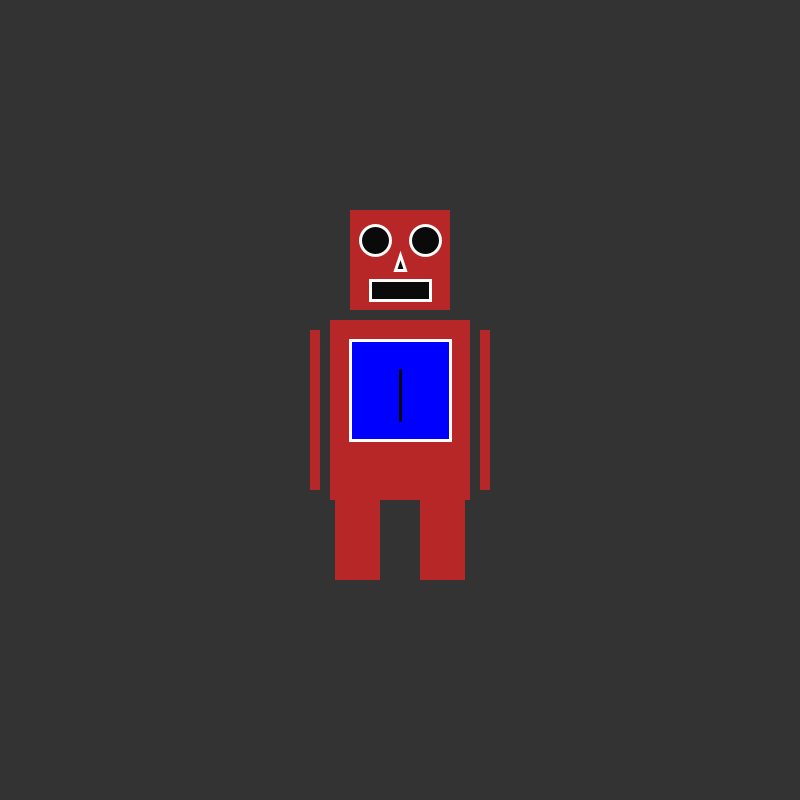
Frame 1 (no input)
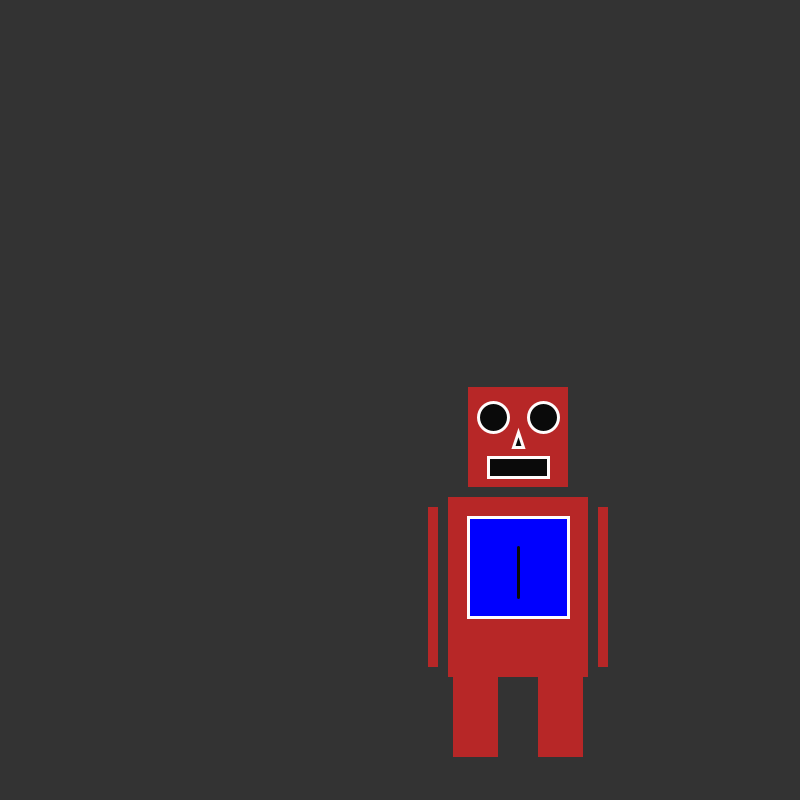
Frame 60 (the mouse pressed at the canvas centre just before this capture)
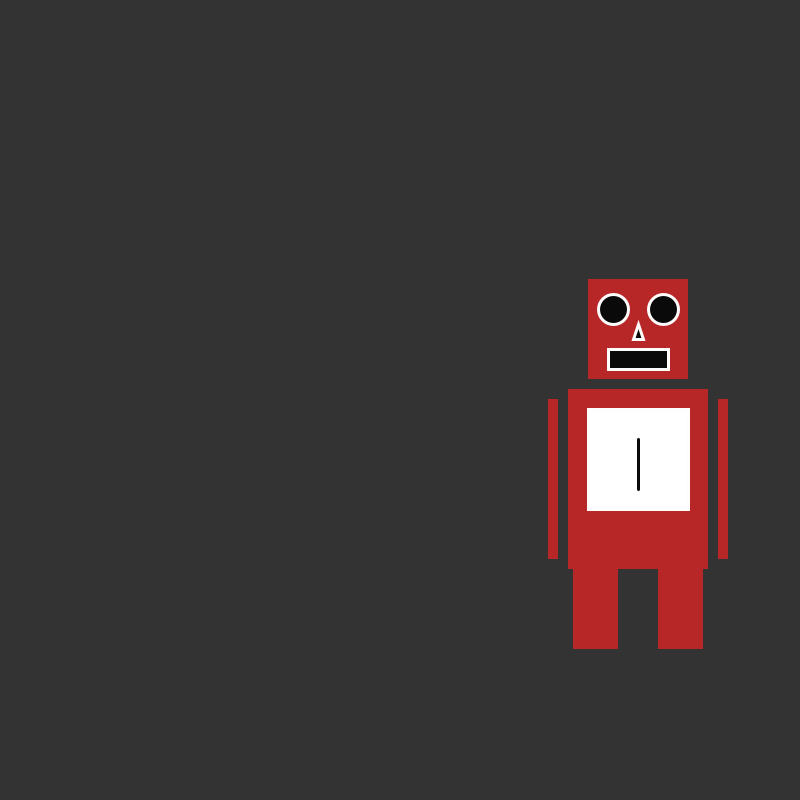
Frame 120 (the mouse held since frame 60 and released just before this capture)

The Processing sketch that drew these frames (run headless with seeded random() and noise(); from frame 60 on, the mouse is pressed at the canvas centre):

// Processing sketch: processing_145125
// ── processing_145125.pde

int x, y;
int v = 2;
int vy = 3;

void setup(){
size(800,800);
x = width/2;
y = height/2;
}


void draw(){
background(51);
noStroke();
fill(183,39,39);
rect(x-90,y-70,10,160);//bras dret
rect(x+80,y-70,10,160);//bras esquerre 
rect(x-50,y-190,100,100);//Cap
rect(x-70,y-80,140,180);//cuerpo principal

rect(x-65,y+100,45,80);//fut
rect(x+20,y+100,45,80);//fut

fill(10,10,10);
stroke(255,252,252);
strokeWeight(3);
ellipse(x-25,y-160,30,30);//ull dret
ellipse(x+25,y-160,30,30);//ull esq

rect(x-30,y-120,60,20);//boca
triangle(x,y-145,x-5,y-130,x+5,y-130);//nas


fill(mouseX,mouseY,274);
rect(x-50,y-60,100,100);//quadro blanc
fill(255,252,252);
stroke(10,10,10);
line(x,y-30,x,y+20);

x = x+v;
if(x>width-90||x<0+90){
v=-v;
}
y = y+vy;
if(y>width-190||y<0+190){
vy=-vy;}
}
